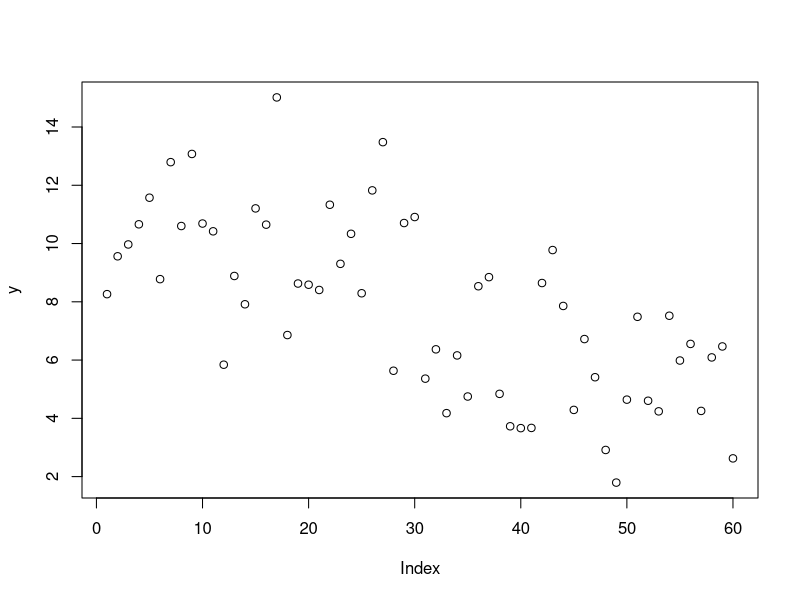
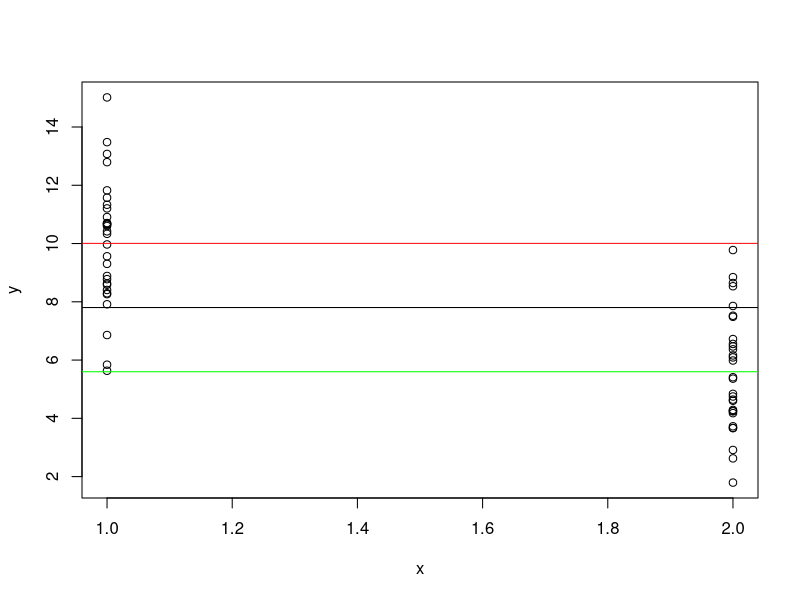
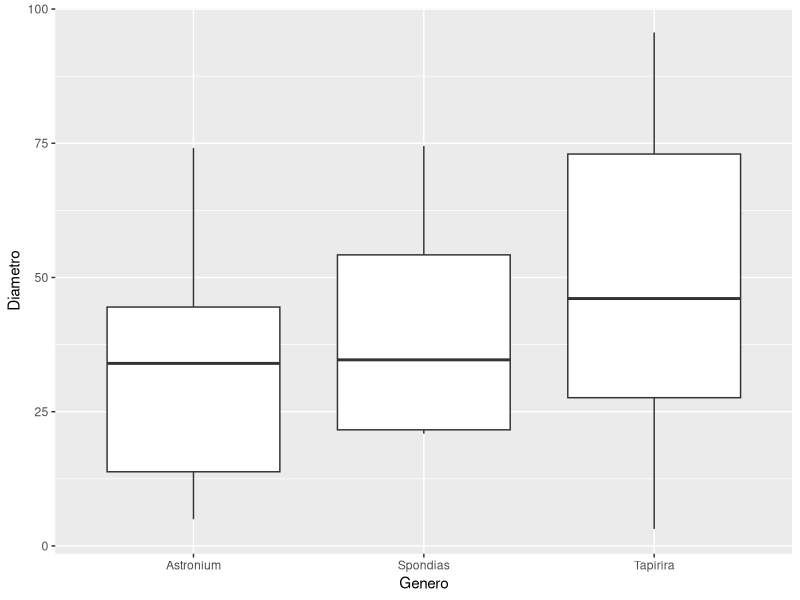

Source code (R) for these figures, in order:
####################################################################
##                                                                ##
##  Análisis de datos utilizando el lenguaje de programación R:   ##
##  una experiencia de aprendizaje virtual en el aula invertida   ##
##                                                                ##
##                 Proyecto INNOVA-TIC 2021                       ##
##                                                                ##
## Creado por:     Björn Reu (breu@uis.edu.co )                   ##
##                 Yovanny Duran Barajas                          ##
##                 Zarith Tatiana Villamizar                      ##
##                 Silvia Fernanda Ardila Hurtado                 ## 
##                 Sergio Andres Bolivar-Santamaria               ##
##                                                                ##
##  con el apoyo de la Vicerrectoría Académica,                   ##
##  Universidad Industrial de Santander                           ##
##                                                                ##
####################################################################
##                                                                ##
##            ***   Unidad 2  ***  Sesión 2   ***                 ##
##                                                                ##
####################################################################

# En esta sesión vamos a aprender a realizar el test de análisis de varianza o ANOVA. Mediante esta prueba, se busca encontrar si hay diferencias significativas entre grupos y testear la hipótesis sobre las diferencias en las medias de estos grupos. Para poder calcularla, se tendrán en cuenta dos tipos de varianza: 1) La varianza entre grupos (los valores promedio de cada grupo se comparan con la media total de los datos); y la varianza dentro del grupo (la varianza de cada dato en un grupo con el promedio dentro del mismo grupo).

# Es importante que para poder realizar un Anova, se cumplan los siguientes requisitos o supuestos:
# 1)Normalidad
# 2)Independencia
# 3)Homocedasticidad

# Vamos a aprender primero como realizar la anova a mano paso a paso y luego utilizaremos la función de ANOVA en R.

###################################################################
##                  Anova a mano                                 ##
###################################################################

# Vamos a generar nuestros datos para hacer una Anova a mano. Supongamos que estamos experimentando con un tratamiento que permita a las plantulas de una planta crecer más rápido. Para esto tendremos dos grupos de plantas de una misma especie, unas a las que se les provea un compuesto "z" el cuál debería acelerar el crecimiento y otros a los que no. Llamaremos al grupo con el tratamiento "z" g1 y el otro grupo g2.

#Generamos datos aleatorios del crecimiento de las plantas, la cual es nuestra variable dependiente

g1 <- rnorm(30, 10, 2)

g2 <- rnorm(30, 5, 2)

y <- c(g1, g2) # Los concatenamos en un mismo vector

x <- rep(c(1, 2), each = 30) # Creamos la variable de nuestros grupos o variable independiente, el 1 corresponde a las plantulas g1 o "z"

plot(y)

plot(x, y) # En este punto parecen haber diferencia entre el crecimiento del grupo 1 y 2

# Ahora empezamos a realizar una ANOVA paso a paso. Para esto, hallaremos la suma de cuadrados y los grados de libertad, pues esto es igual a la varianza

#Obtenemos los promedios de cad agrupo y total, los cuales necesitaremos para hallar la suma de los residuales al cuadrado (suma total de la distancia entre cada observación con la media elevada al cuadrado)

tot.mean <- mean(y) # Obtenemos el promedio de todo el grupo
abline(tot.mean, 0) 
?abline
# a = intercepto, b = pendiente, para una linea horizontal la pendiente (slope) = 0

g1.mean <- mean(g1)
g2.mean <- mean(g2) 

abline(g1.mean, 0, col = "red") # media del grupo 1
abline(g2.mean, 0, col = "green") # media del grupo 2

# Calculamos la suma de cuadrados de los residuos, los cuales se dividen en suma de cuadrados totales (SST); el error de la suma de cuadrados (SSE), que se refiere a la varianza dentro de cada grupo que no se puede explicar; y la suma de cuadrados del tratamiento (SSA) o viarianza entre grupos

# Suma de cuadrados total: SST = SSE + SSA

SST <- sum((y - tot.mean) ^2) #Hallamos el SST sumando la resta entre la media de todos los datos con cada observación elevada al cuadrado

# Suma de cuadrados residual

SSE.g1 <- sum((g1 - g1.mean) ^2) # Realizamos el mismo paso para calcular el SST pero con el subconjunto de datos de cada grupo

SSE.g2 <- sum((g2 - g2.mean) ^2)

SSE <- SSE.g1 + SSE.g2 #sumamos los SSE de cada grupo

# SSA

SSA <- SST - SSE 

# A partir de acá, vamos a calcular el estadístico F, el promedio de los cuadrados (MSA Y MSE), los grados de libertad y el valor de p (valor de significancia) para determinar si nuestros grupos son estadísticamente diferentes

# MSA = SSA/k-1(grados de libertad)

MSA <- SSA/1 #siendo k igual al número de grupos, que en nuestro caso es 2

# MSE = SSE/k(n-1) (grados de libertad)

MSE <- SSE/58 #en este caso, n es igual a 30 o número de observaciones por grupo

# Estadístico F

Fval <- MSA/MSE 
Fval  

# Valor de significancia p = qf(0.95, k-1, k(n-1))

qf.sig <- qf(0.01, 1, 58)
qf.sig

# Usualmente, valores pequeños de p provienen de valores de F grandes, y estos a su vez sugieren una varianza mas grande entre grupos que dentro de cada grupo. En nuestro experimento, se puede concluir que la sustancia "z" está teniendo afectando el crecimiento de las plántulas de manera positiva.

# Finalmente, podemos usar el R2 para determinar cuanta varianza en nuestros datos (y) está siendo explicada por la variable independiente (x)

R2 = 1 - (SSE/SST)
R2 #68% de la varianza en nuestros datos puede ser explicada por la variable x

# Felicitaciones, hizo una ANOVA por usted mismo(a), paso a paso. De ahora en adelante, puede usar las funciones de R!

##################################################################
## Ejercicio

# 1) Cree dos vectores de datos aleatorios de 40 observaciones que se diferencien por sus valores medias, las cuales vienen de una distribcuón normal. Finalmente concatene ambos vectores

# 2) Cree un vector "y" en el cuál se repitan dos letras, cada una igual al número de observaciones de cada vector creado en el punto 1

# 3) Realice una anova con los vectores creados anteriormente e identifique si la varianza de ambos grupos es significativamente diferente 

## fin ejercicio
############################################################################

###################################################################
##                  Anova con funciones de R                     ##
###################################################################

# En R, usamos la función aov() para hacer una anova rápidamente

?aov()

aov(y ~ x)

# Si quieremos ver el valor de F y el valor de p, utilizamos la función summary

summary(aov(y ~ x)) 

# Vemos que el valor de F es igual al que calculamos anteriormente, y también el valor de p (Pr(>F)) es significativo y recahzamos la hipótesis nula H0. 

# Hasta este punto, hemos realizado un anova de una vía, ya que solo determinamos el efecto de una sola variable independiente, lo que es igual a realizar una regresión lineal simple, ya que Anova es un método que ocurre dentro del modelo de la regresión lineal.

summary(lm(y ~ x))

###################################################################
##                  Anova con datos reales                       ##
###################################################################

library(tidyverse)

setwd("~/R/Nuevo curso")

# En esta sección vamos a explorar el análisis de anova con un set de datos que contiene información taxonómica de especies vegetales, abundancia e información del diametro promedio de cada especie colectada en diferentes parcelas. Estos datos hacen parte de la fundación COLTREE, la cual se dedica al monitoreo de parcelas permanentes de vegetacion a nivel nacional, con el proposito de comprender el funcionamiento de los bosques en terminos de su productividad vegetal y su relacion con el ciclo del carbono. 

dat <- read_csv("Spec_Coltree.csv")

# Utilizando la función de Anova en R, vamos a evaluar si existen diferencias en el diametro entre los géneros de plantas de una misma familia. En este ejemplo, vamos a trabajar con mas de dos grupos ya que es más frecuente utilizar otra prueba (T-Test) para comparar solo dos grupos.

# Escogemos la familia Anacardiaceae

familia <- dat %>% 
  filter(N_Familia == "ANACARDIACEAE")

# Visualizamos las medias de los géneros

familia %>% 
  ggplot(aes(x = Genero, y = Diametro)) +
  geom_boxplot()

# Realizamos la Anova

anova <- aov(familia$Diametro ~ familia$Genero)

summary(anova)

# En este ejemplo, vemos que tenemos un valor de F bajo, y un valor de p>0.05, por lo que concluimos que el diametro entre los géneros de esta familia no difieren entré si significativamente. Sin embargo, con summary no obtenemos información sobre cuáles grupos se están diferenciando o no. Para esto, hacemos uso de una prueba post-hoc o "Tukey's Honest Significant Differences" (HSD) para ayudarnos a cuantificar cuales grupos difieren entre ellos.

?TukeyHSD()

TukeyHSD(anova)

# Podemos ver un valor de p asociado a la interacción entre grupos. Vemos que los géneros que más difieren son Tapirira y Spondias, sin embargo no es significativo

##################################################################
## Ejercicio

# Realice una Anova para evaluar si existen diferencias en el diametro entre las familias de dos parcelas diferentes y realice una prueba post hoc

## fin ejercicio
############################################################################
